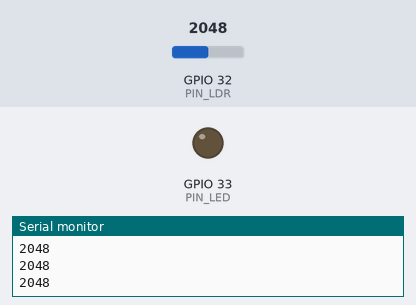
Simulated run of this sketch. Board: ESP32. Parts: output pins drawn as LEDs (lit = HIGH), the last lines printed to the serial monitor. The test bench sets the inputs (shaded band); at power-on: GPIO 32 (PIN_LDR) = 2048.

Above: at 1.2 s.
1.3 s: GPIO 32 (PIN_LDR) set to 1541
2.8 s: GPIO 32 (PIN_LDR) set to 1453
At 3.8 s:
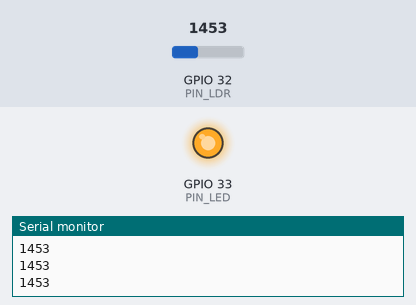
4.3 s: GPIO 32 (PIN_LDR) set to 2047
At 5.3 s:
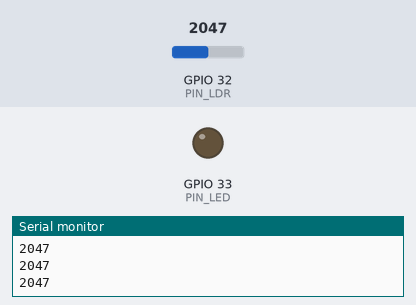
5.8 s: GPIO 32 (PIN_LDR) set to 1228
At 6.7 s:
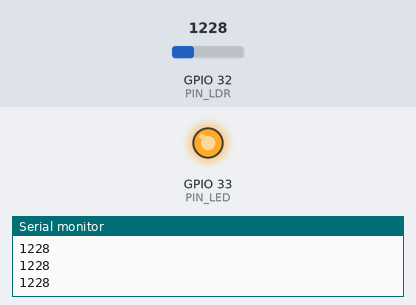
Timing chart, 0 to 8.3 s (numbered marks = the images above; inputs shaded):
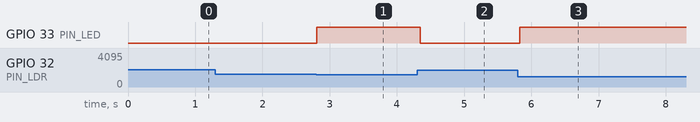

Measured:
- the behaviour switches between 1501 and 1500 on GPIO 32 (PIN_LDR) (found by bisection; images 0 and 1)
- after the input at 2.8 s, GPIO 33 (PIN_LED): LOW → HIGH at once
- after the input at 4.3 s, GPIO 33 (PIN_LED): HIGH → LOW after 0.05 s
- after the input at 5.8 s, GPIO 33 (PIN_LED): LOW → HIGH at once

The sketch:

LDR_POT_SaO.ino
```cpp
//Queremos plotear la resistencia detectada por el potenciometro, así que reciclamos
//el programa del LDR pero cambiando el pin al 32 que es donde se encuentra el potenciometro:
#define PIN_LED 33
#define PIN_LDR 32
#define THRLD 1500

void setup() {
  pinMode(PIN_LED,OUTPUT);
  Serial.begin(115200);

}

void loop() {
  int ldr_signal = analogRead(PIN_LDR);

  if(ldr_signal>THRLD){
    digitalWrite(PIN_LED,LOW);
  }
  else{
    digitalWrite(PIN_LED,HIGH);
  }
  Serial.println(ldr_signal);
  delay(70);
}
```
